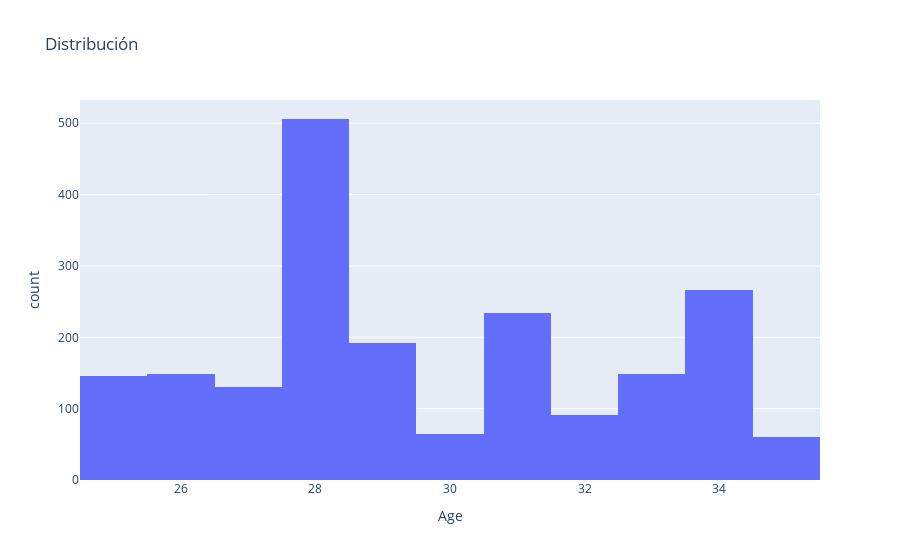

The notebook cell saved with this chart:
### Markdown cell above
##### Variable: Age
En primer lugar analizaremos la distribución de los datos de la variable. En este caso, como podemos ver en el histograma, los clientes con 28 años son la mayoría (aproximadamente un cuarto del dataset). Es importante tenerlo en cuenta al comparar la edad con la variable de salida porque puede llegar a predecirla erróneamente, ya que se deja influenciar por esta gran cantidad.

### Code cell
# Graficamos la distribución de la variable de entrada.
px.histogram(dataset, x='Age', title = 'Distribución')

### Figure 1 — Plotly figure (JSON) as saved in the notebook; plotly's stock layout.template omitted (floating-point values rounded to 4 significant figures; data arrays with more than 128 entries replaced by an {"elided": "..."} marker saying what was removed)
{"data": [{"alignmentgroup": "True", "bingroup": "x", "hovertemplate": "Age=%{x}<br>count=%{y}<extra></extra>", "legendgroup": "", "marker": {"color": "#636efa", "pattern": {"shape": ""}}, "name": "", "offsetgroup": "", "orientation": "v", "showlegend": false, "type": "histogram", "x": {"elided": "1987 int values"}, "xaxis": "x", "yaxis": "y"}], "layout": {"barmode": "relative", "legend": {"tracegroupgap": 0}, "title": {"text": "Distribución"}, "xaxis": {"anchor": "y", "domain": [0, 1], "title": {"text": "Age"}}, "yaxis": {"anchor": "x", "domain": [0, 1], "title": {"text": "count"}}}}
